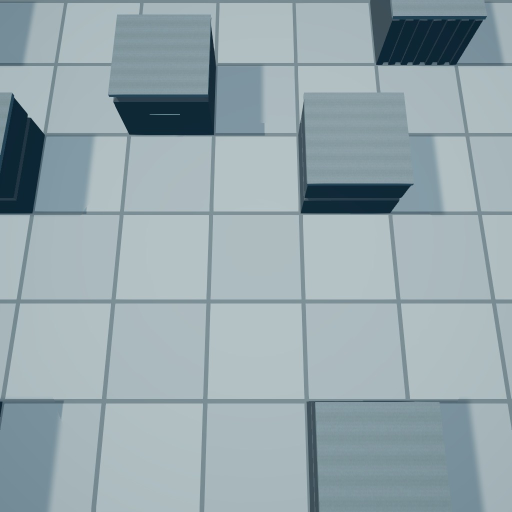
#> input picture Captures/AbilityJuice/shots/r4/shockwave/f0005.jpg, 1024 x 1024 px, given in place of f0002.jpg, which was not available (shown at 1/2 size)
$ python _r5_sw_base.py
#> lines starting #> are read from the running program, lines starting #| are printed output that depends on the picture; after the words box and inside, x2 and y2 are one past the last pixel; in counts of white or black regions, pixels touching at a corner belong together; pictures that were not available may be replaced by others from this repository, and a replacement may not be noted
"""Round 5 baseline: measure the SHIPPED r4 shockwave frames the way the critic did.

Everything printed here is MEASURED on real captured frames (shots/r4/shockwave/*.jpg),
downsampled 1024 -> 512 exactly as the strip builder does, so a percentage is a percentage
of the 512x512 strip panel.
"""
import numpy as np
import os
import sys
from PIL import Image

ROOT = os.path.dirname(os.path.abspath(__file__))
SHOT = os.path.join(ROOT, 'shots/r4/shockwave')
PANEL = 512


def panel(idx):
#> called with idx = 2
    im = Image.open(os.path.join(SHOT, 'f%04d.jpg' % idx)).convert('RGB')
#> im is the input picture: PIL image 1024x1024 RGB; mean R, G, B 150, 167, 173
    return np.asarray(im.resize((PANEL, PANEL), Image.LANCZOS), dtype=np.float64)


def lum(px):
    return 0.2126 * px[..., 0] + 0.7152 * px[..., 1] + 0.0722 * px[..., 2]
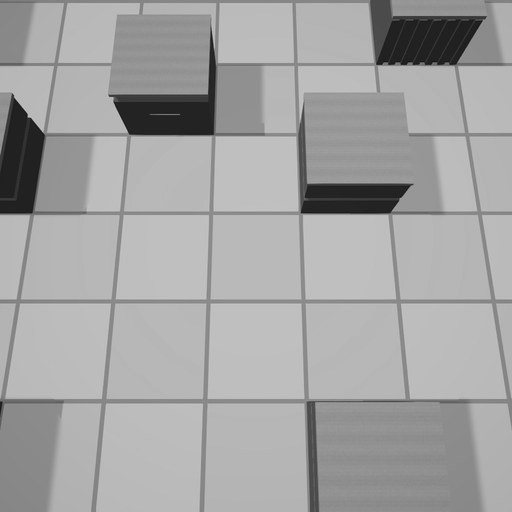
#> returned value: shape (512, 512) float64; min 19.9, max 203.5, mean 163.8


def sat(px):
    mx, mn = px.max(-1), px.min(-1)
    return np.where(mx > 1e-6, (mx - mn) / np.maximum(mx, 1e-6), 0.0)


plate = panel(2)          # long before the spawn: the clean deck
Lp = lum(plate)
print('deck plate: L mean %.1f  p5 %.0f p95 %.0f' % (Lp.mean(), np.percentile(Lp, 5), np.percentile(Lp, 95)))
#| deck plate: L mean 163.8  p5 56 p95 191

print('\n=== MEASURED on r4 frames, per 512x512 panel ===')
print('frame   t       >L240    >=250 all3   Lmax   mass(px)  centreL')
for idx in (13, 14, 15, 16, 17, 18, 19, 21, 30):
    px = panel(idx)
#> call 2 of panel, with idx = 13
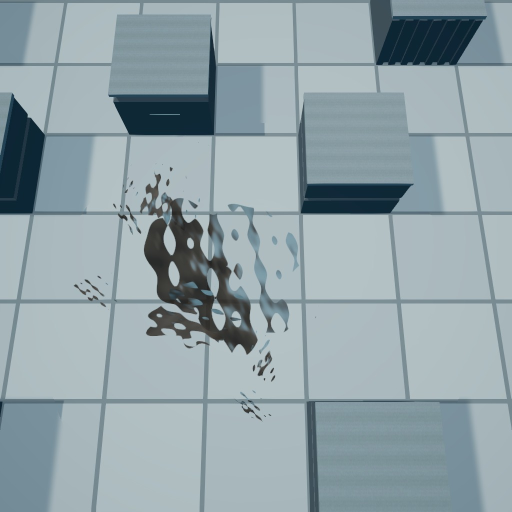
#> input picture Captures/AbilityJuice/shots/r4/shockwave/f0031.jpg, 1024 x 1024 px, given in place of f0013.jpg, which was not available (shown at 1/2 size)
#> in panel, im is the input picture: PIL image 1024x1024 RGB; mean R, G, B 145.7, 162.3, 168.2
#> in panel (call 2), `return np.asarray(im.resize((PANEL, PANEL), Image.LANCZOS), dtype=np.f..`:
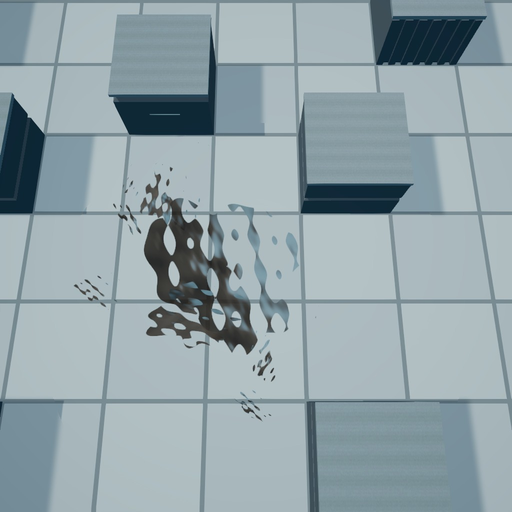
#> returned value: shape (512, 512, 3) float64; mean of channels 0, 1, 2 145.7, 162.3, 168.2; drawn as R, G, B
    L = lum(px)
#> in lum (call 2), `return 0.2126 * px[..., 0] + 0.7152 * px[..., 1] + 0.0722 * px[..., 2]`:
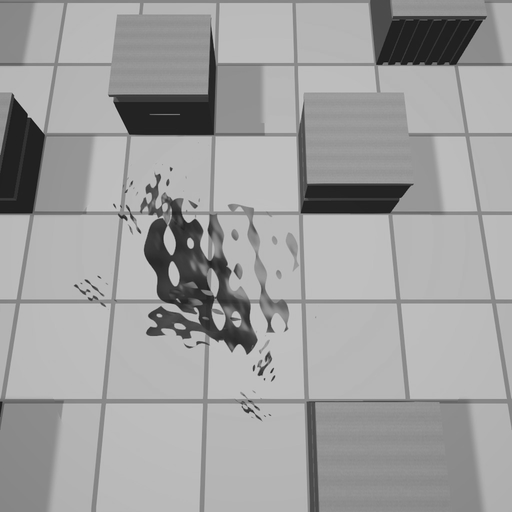
#> returned value: shape (512, 512) float64; min 19.9, max 203.5, mean 159.2
    changed = np.abs(px - plate).max(-1) > 20
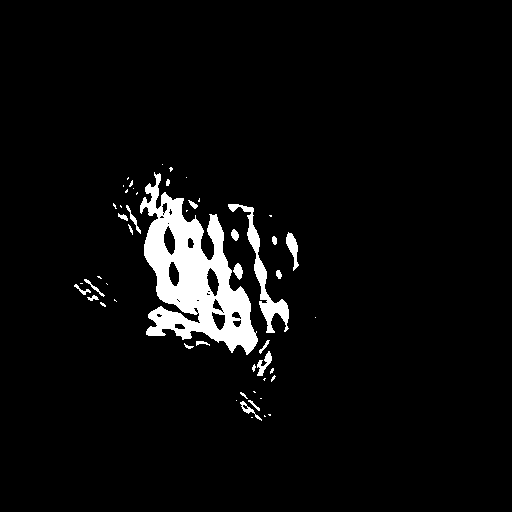
#> changed: shape (512, 512) bool; 4.7% white; 52 white regions (30 under 20 px), largest, box (x1, y1, x2, y2) and area: (140, 172, 258, 355) 9538, (228, 204, 289, 333) 1327, (286, 232, 299, 271) 239
    hot = L > 240
#> hot: shape (512, 512) bool; every value is 0
    clip3 = (px >= 250).all(-1)
    mass = changed & (L < Lp - 25)
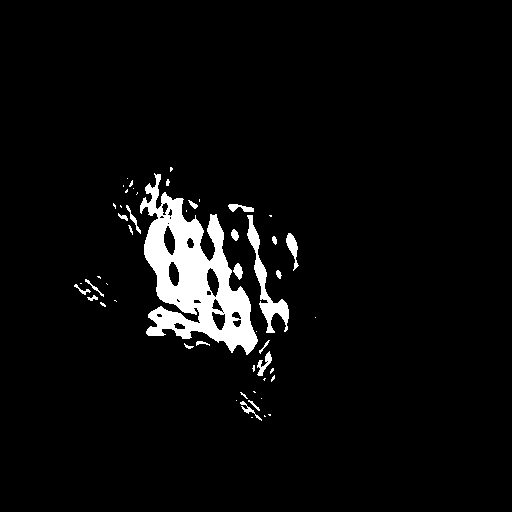
#> mass: shape (512, 512) bool; 4.6% white; 52 white regions (30 under 20 px), largest, box (x1, y1, x2, y2) and area: (140, 173, 258, 355) 9354, (247, 215, 289, 333) 1136, (286, 233, 299, 271) 216
    # the middle of the blast: a 60px disc on the centroid of the whole changed footprint
    ys, xs = np.nonzero(changed)
#> ys = 12331 values from 164 to 420; xs = 12331 values, max 315 at index 9697, min 74 at index 6475, mean 203.2
    cy, cx = (ys.mean(), xs.mean()) if len(ys) else (256, 256)
#> cy = 278.2; cx = 203.2
    yy, xx = np.mgrid[0:PANEL, 0:PANEL]
    mid = (yy - cy) ** 2 + (xx - cx) ** 2 < 30 ** 2
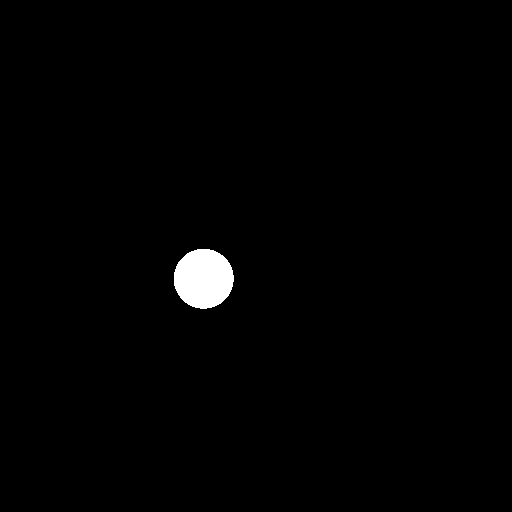
#> mid: shape (512, 512) bool; 1.1% white; 1 white region, box (x1, y1, x2, y2) and area: (174, 249, 234, 309) 2827
    print('f%02d  %+.4f  %6.3f%%  %8.3f%%   %5.1f  %7d   %6.1f'
          % (idx, (idx - 12) / 30.0, 100.0 * hot.mean(), 100.0 * clip3.mean(),
             L.max(), int(mass.sum()), L[mid].mean()))
#| f13  +0.0333   0.000%     0.000%   203.5    11960     89.3
#> (the run stopped early here; a loop or call above may not have finished)
